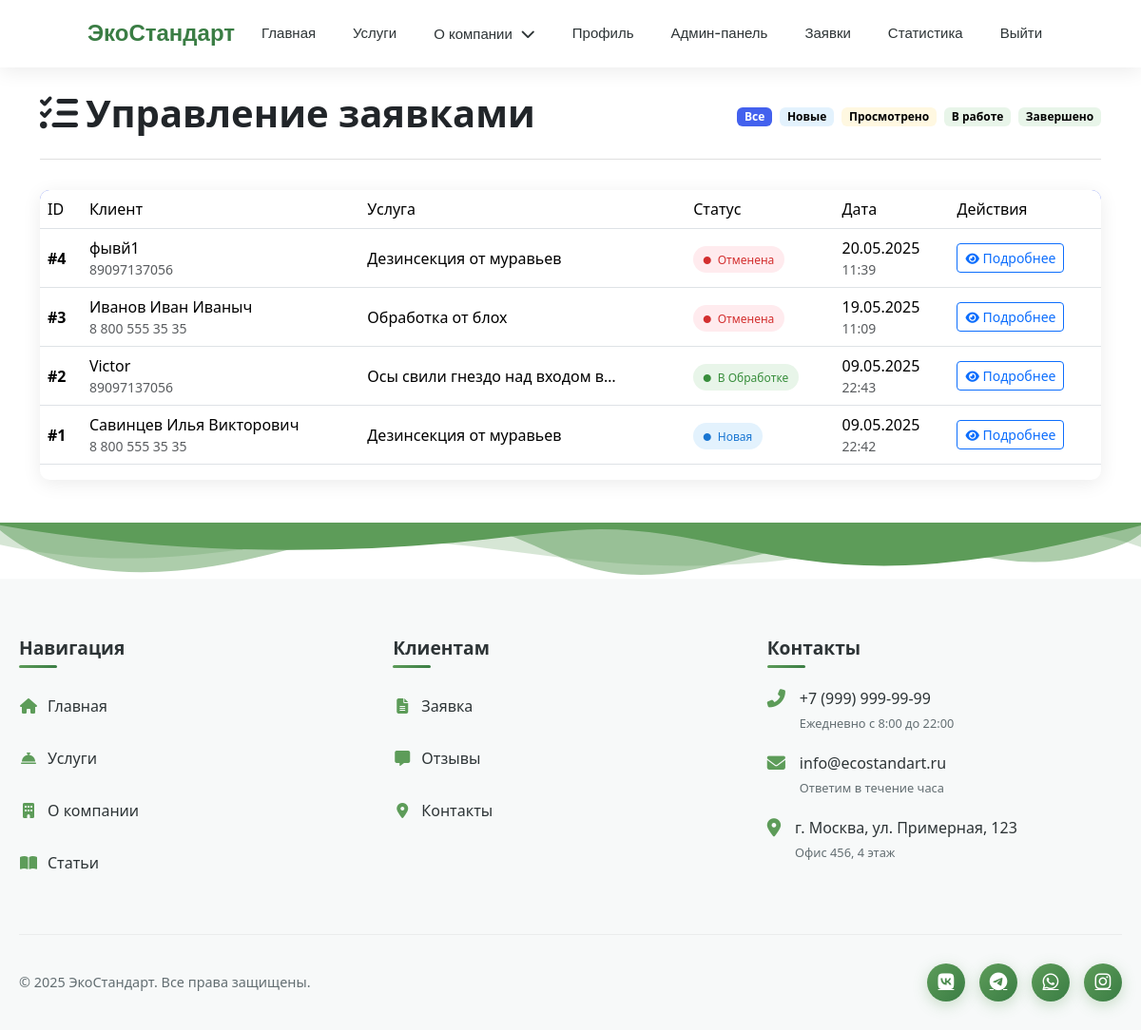
/accounts/requests/ (signed in), run on an earlier commit of the app's database.
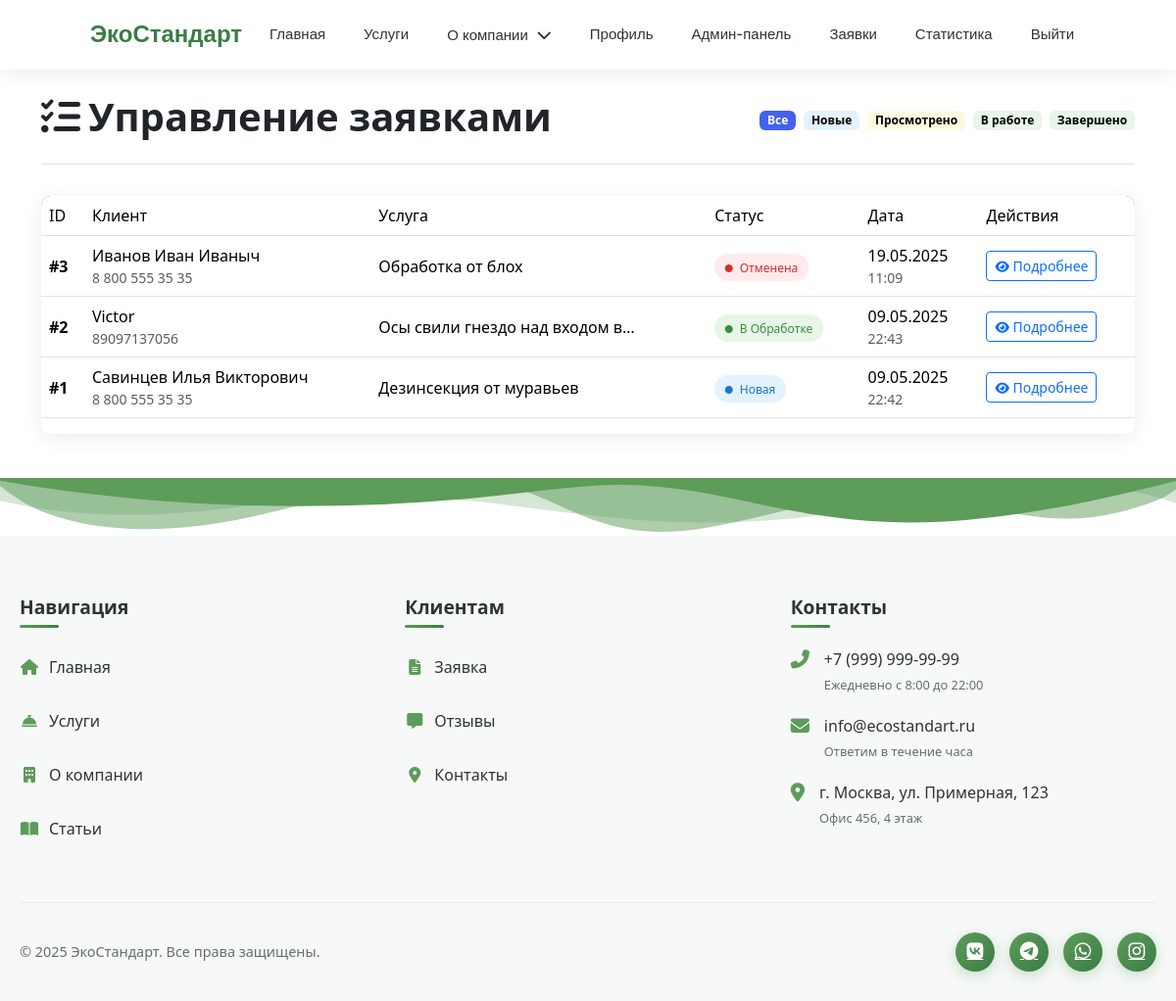
And on a later commit of the database.
### accounts/models.py (models this page shows, shortened)
class ServiceRequest(models.Model):
    user = models.ForeignKey(User, on_delete=models.CASCADE, related_name='requests')
    service = models.ForeignKey('Service', on_delete=models.SET_NULL, null=True, blank=True)
    custom_service = models.CharField(max_length=200, blank=True, null=True)
    problem_description = models.TextField()
    full_name = models.CharField(max_length=100)
    phone = models.CharField(max_length=20)
    address = models.TextField()
    status = models.CharField(max_length=20, choices=RequestStatus.choices, default=RequestStatus.NEW)
    price = models.DecimalField(max_digits=10, decimal_places=2, null=True, blank=True)
    created_at = models.DateTimeField(auto_now_add=True)
    updated_at = models.DateTimeField(auto_now=True)

class Service(models.Model):
    name = models.CharField(max_length=200)
    description = models.TextField()
    price_min = models.DecimalField(max_digits=10, decimal_places=2, verbose_name="Минимальная цена", default=0.00)
    price_max = models.DecimalField(max_digits=10, decimal_places=2, verbose_name="Максимальная цена", default=0.00)
    equipment_image = models.ImageField(upload_to='equipment/', blank=True, null=True)

### accounts/views.py (the view, shortened to what this page needs)
# urls.py: path('requests/', views.request_list, name='request_list'),
@login_required
@user_passes_test(is_admin_or_manager)
def request_list(request):
    requests = ServiceRequest.objects.all().order_by('-created_at')
    status_choices = RequestStatus.choices
    return render(request, 'accounts/request_list.html', {'requests': requests, 'status_choices': status_choices})

### accounts/views.py (called while the page is built)
def is_admin_or_manager(user):
    return user.is_staff or user.groups.filter(name='Менеджер').exists()

### templates/accounts/request_list.html (shortened to what this page needs)
<!DOCTYPE html>
<html lang="ru">
<head>
    <link href="https://cdn.jsdelivr.net/npm/bootstrap@5.3.2/dist/css/bootstrap.min.css" rel="stylesheet">
    <link rel="stylesheet" href="https://cdnjs.cloudflare.com/ajax/libs/font-awesome/6.4.2/css/all.min.css">
</head>
<body>
    {% include 'includes/navbar.html' %}
    {% block content %}
    <div class="container py-4">
        <div class="page-header">
            <h1 class="page-title">
                <i class="fas fa-list-check me-2"></i>Управление заявками
            </h1>
            <div class="d-flex gap-2 flex-wrap">
                <span class="badge bg-light text-dark badge-filter active" data-status="all">Все</span>
                <span class="badge status-new badge-filter" data-status="new">Новые</span>
                <span class="badge status-viewed badge-filter" data-status="viewed">Просмотрено</span>
                <span class="badge status-in_progress badge-filter" data-status="in_progress">В работе</span>
                <span class="badge status-completed badge-filter" data-status="completed">Завершено</span>
            </div>
        </div>
        <div class="table-responsive bg-white">
            <table class="table table-hover">
                <thead>
                    <tr>
                        <th>ID</th>
                        <th>Клиент</th>
                        <th>Услуга</th>
                        <th>Статус</th>
                        <th>Дата</th>
                        <th>Действия</th>
                    </tr>
                </thead>
                <tbody>
                    {% for req in requests %}
                    <tr data-status="{{ req.status }}">
                        <td class="fw-semibold">#{{ req.id }}</td>
                        <td>
                            <div class="d-flex flex-column">
                                <span class="fw-medium">{{ req.full_name }}</span>
                                <small class="text-muted">{{ req.phone }}</small>
                            </div>
                        </td>
                        <td>{{ req.service.name|default:req.custom_service|truncatechars:30 }}</td>
                        <td>
                            <span class="status-badge status-{{ req.status }}">
                                <i class="fas fa-circle me-1" style="font-size: 0.5rem; vertical-align: middle;"></i>
                                {{ req.get_status_display }}
                            </span>
                        </td>
                        <td>
                            <div class="d-flex flex-column">
                                <span>{{ req.created_at|date:"d.m.Y" }}</span>
                                <small class="text-muted">{{ req.created_at|date:"H:i" }}</small>
                            </div>
                        </td>
                        <td>
                            <a href="{% url 'request_detail' req.id %}" class="action-btn btn btn-sm btn-outline-primary">
                                <i class="fas fa-eye"></i> Подробнее
                            </a>
                        </td>
                    </tr>
                    {% endfor %}
                </tbody>
            </table>
        </div>
    </div>
    {% endblock %}
    {% include 'includes/footer.html' %}
</body>
</html>

What changed in the data, as far as the page shows it:
removed ServiceRequest: id "4", full_name "фывй1", phone "89097137056", service.name "Дезинсекция от муравьев", status "Отменена", created_at "20.05.2025", created_at "11:39"
